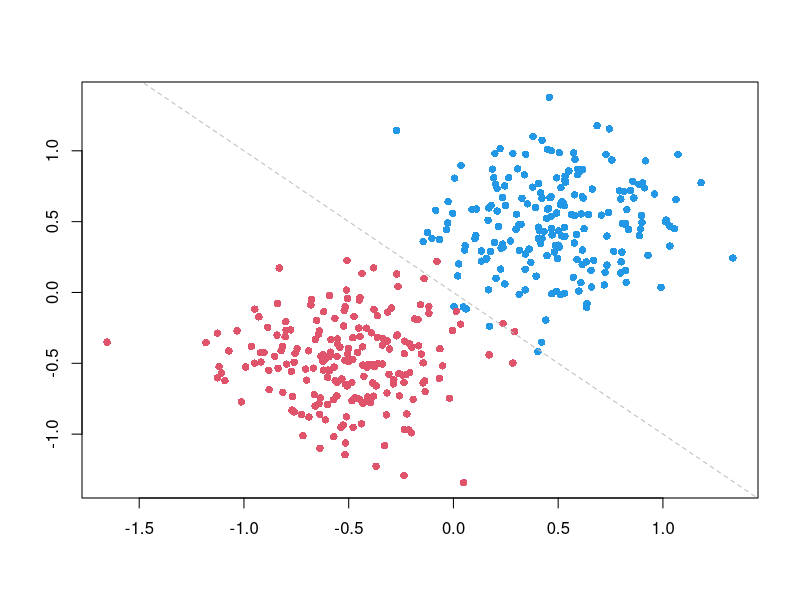

Here is the R script that generated this plot: (Note: this script raises an error after producing the figure.)
# Julia Andronowitz
# Classification Methods Using Support Vector Machines
# Support Vector Classifier

# loading svm library (run first line if not installed)
# install.packages("e1071")
library(e1071)

# defining the hyperplane function
hyperplane <- function(P,data,x,z=0) {
  alphas <- -1*P$coefs
  svs <- data[P$index,]
  c <- P$rho - z
  a <- sum(t(alphas)*data[P$index,][1])
  b <- sum(t(alphas)*data[P$index,][2])
  (-c-a*x)/b
}

# setting initial number of observations
n <- 200

# calculating x-variable using two randomly generated sets with overlap
svcdatax1 <- matrix(rnorm(n*2, 0.5,0.3), ncol=2)
svcdatax2 <- matrix(rnorm(n*2,-0.5,0.3), ncol=2)
svcdatax <- rbind(svcdatax1,svcdatax2)

# assigning labels to both classes
svcdatay <- c(rep(-1,n), rep(1,n))

# plotting the data
plot(svcdatax, col=(3-svcdatay),xlab="",ylab="",pch=16)

# adding line to visualize a hyperplane
abline(0,-1,col="gray",lty="dashed")

# creating data frame 
svcdata <- data.frame (x = svcdatax, y = as.factor (svcdatay))

# computing svm function
svmfit <- svm (svcdatay~., data = svcdata , kernel="linear", cost = 1000, scale = FALSE)

# plotting svm function
plot(svmfit,svcdata)

hyperplane(svmfit,dat,x,0)

plt0 <- hyperplane(svmfit,dat,x,0)
plt1 <- hyperplane(svmfit,dat,x,1)
plt2 <- hyperplane(svmfit,dat,x,-1)

plot(newx,col=(3-y),xlab="",ylab="",sub="Figure 2.1")
lines(x,plt0,col='black')
lines(x,plt1,col='gray')
lines(x,plt2,col='gray')

summary(svmfit)
svmfit$index
svmfit$rho
svmfit$coefs
